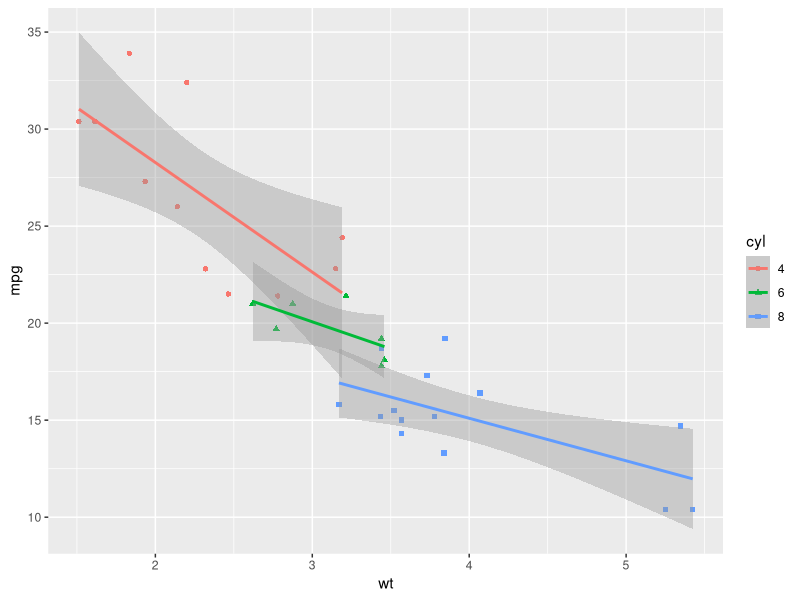
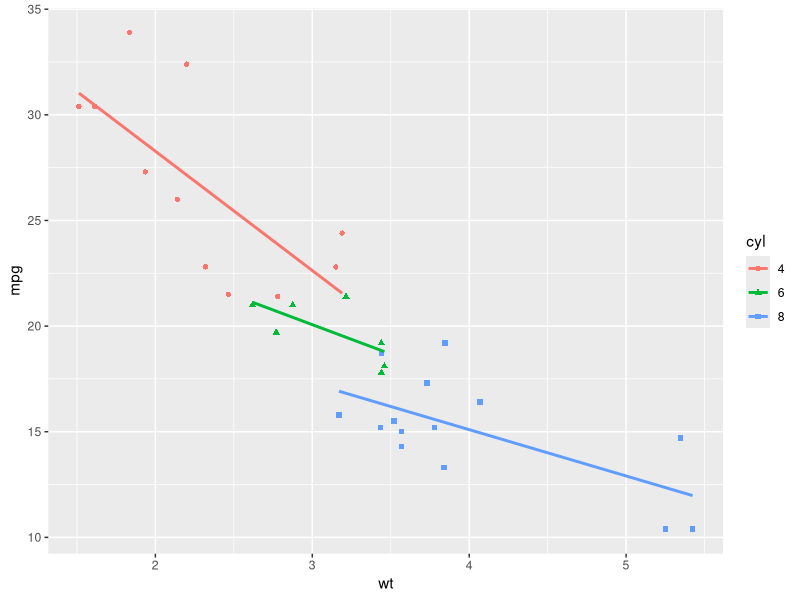
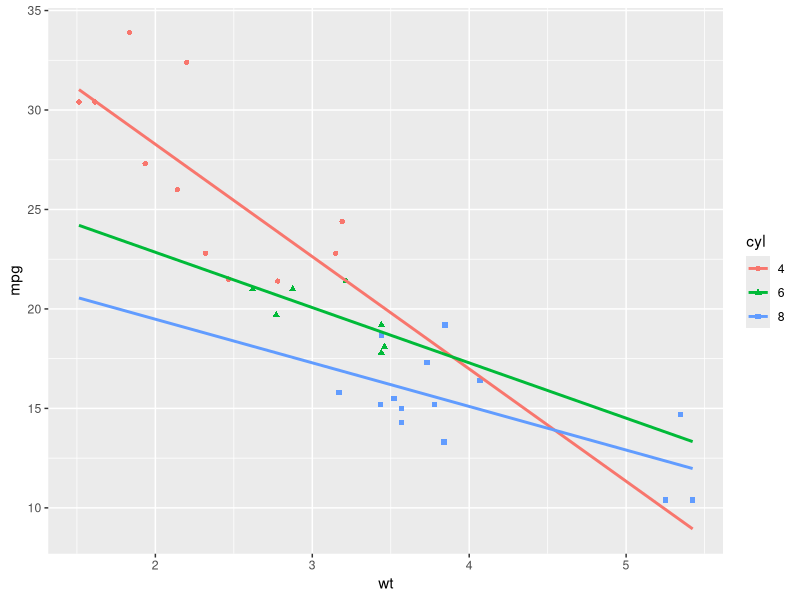
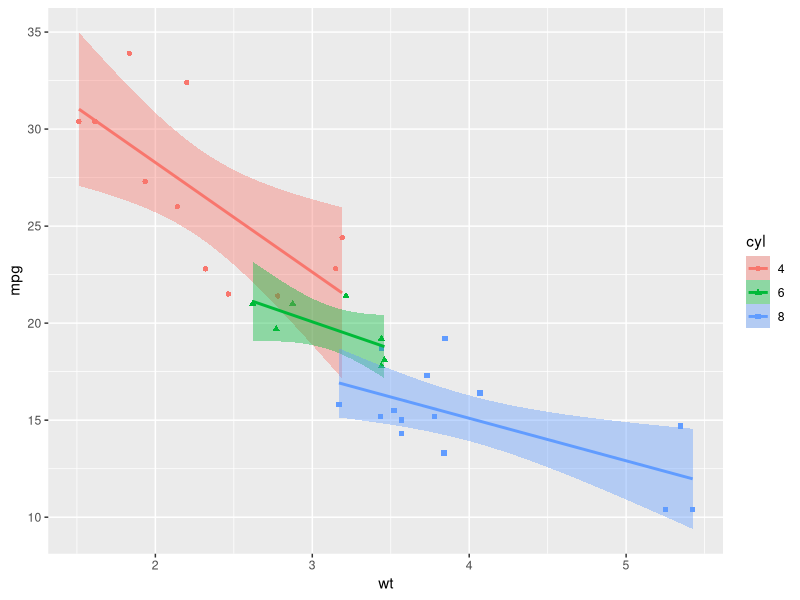
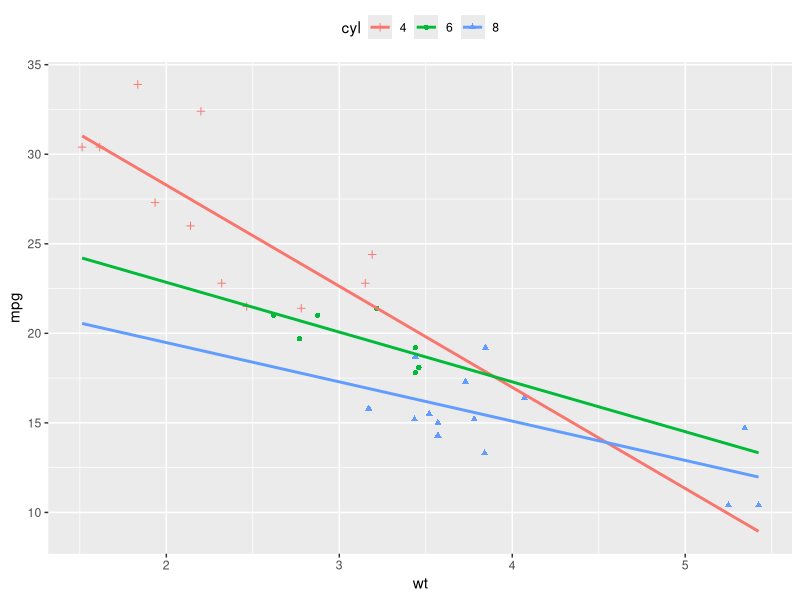
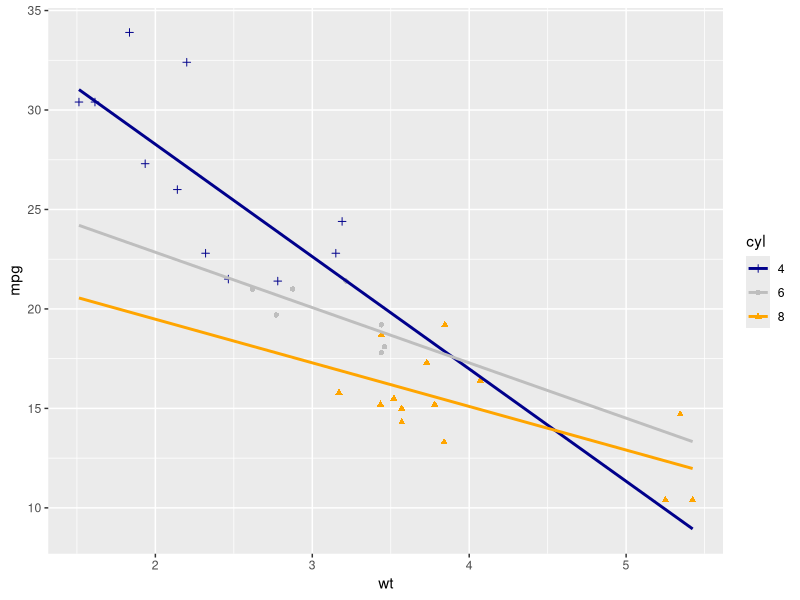
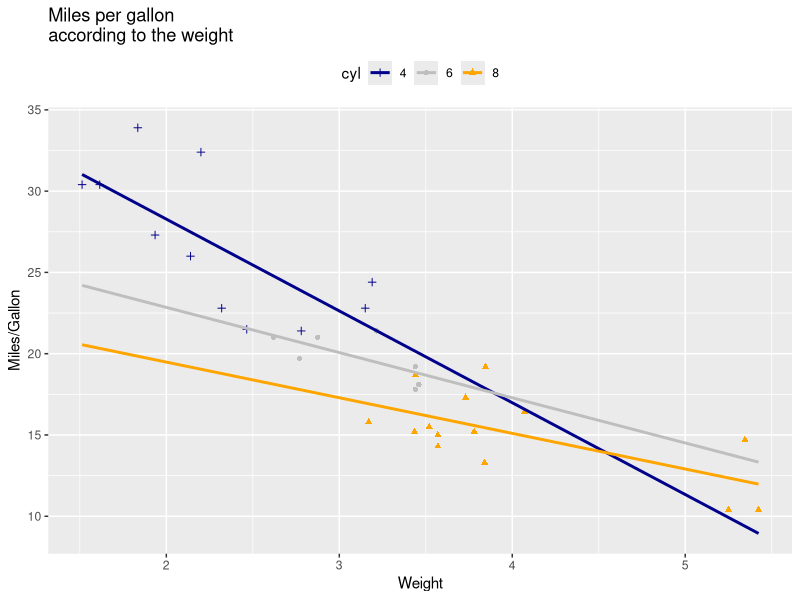
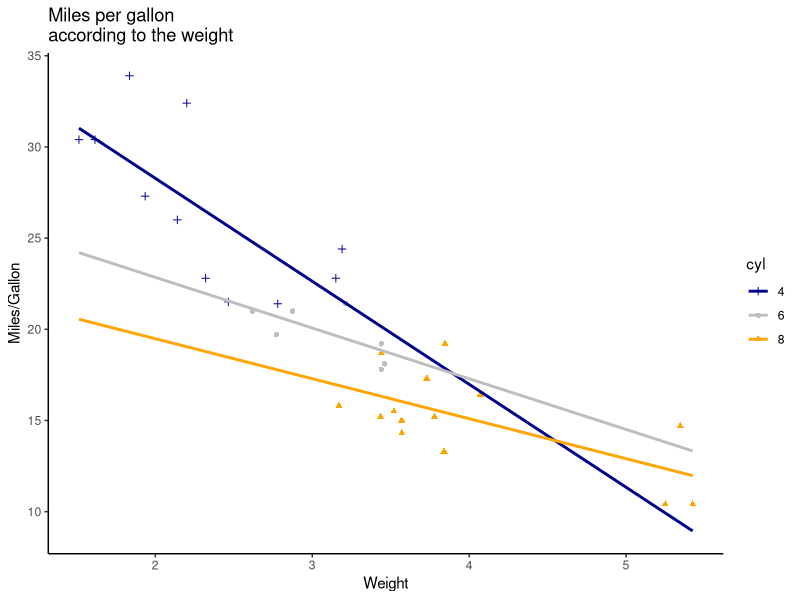

Write R code to recreate these figures, in order.
library(ggplot2)
dataset = mtcars

# Converting Cyl column from a numeric to a factor variable
dataset$cyl = as.factor(dataset$cyl)

# Adding regression line based on multiple groups
ggplot(dataset, aes(x=wt, y=mpg, color=cyl, shape = cyl))+
  geom_point()+
  geom_smooth(method = lm)

# Removing the confidence intervals
ggplot(dataset, aes(x=wt, y=mpg, color=cyl, shape = cyl))+
  geom_point()+
  geom_smooth(method =lm, se=FALSE)

# Extending the regression line
ggplot(dataset, aes(x=wt, y=mpg, color=cyl, shape = cyl))+
  geom_point()+
  geom_smooth(method =lm, se=FALSE, fullrange=TRUE)
# Filling the color of confidence bands
ggplot(dataset, aes(x=wt, y=mpg, color=cyl, shape = cyl))+
  geom_point()+
  geom_smooth(method=lm, aes(fill=cyl))

# Changing point shapes manually
ggplot(dataset, aes(x=wt, y=mpg, color=cyl, shape = cyl))+
  geom_point()+
  geom_smooth(method=lm, se=FALSE, fullrange=TRUE)+
  scale_shape_manual(values = c(3,16,17))+
  theme(legend.position = "top")
# Changing point colors manually
ggplot(dataset, aes(x=wt, y=mpg, color=cyl, shape = cyl))+
  geom_point()+
  geom_smooth(method=lm, se=FALSE, fullrange=TRUE)+
  scale_shape_manual(values = c(3,16,17))+
  scale_color_manual(values=c('darkblue','grey','orange'))
  theme(legend.position = "top")

# Customizing scatter plots

  ggplot(dataset, aes(x=wt, y=mpg, color=cyl, shape = cyl))+
    geom_point()+
    geom_smooth(method=lm, se=FALSE, fullrange=TRUE)+
    scale_shape_manual(values = c(3,16,17))+
    scale_color_manual(values=c('darkblue','grey','orange'))+
    labs(title="Miles per gallon \naccording to the weight",
  x= "Weight", y="Miles/Gallon")+
  theme(legend.position = "top")

# Customizing Themes
  plot = ggplot(dataset, aes(x=wt, y=mpg, color=cyl, shape = cyl))+
    geom_point()+
    geom_smooth(method=lm, se=FALSE, fullrange=TRUE)+
    scale_shape_manual(values = c(3,16,17))+
    scale_color_manual(values=c('darkblue','grey','orange'))+
    labs(title="Miles per gallon \naccording to the weight",
         x= "Weight", y="Miles/Gallon")+
    theme(legend.position = "top")

  plot + theme_classic()
  plot + theme_minimal()
              